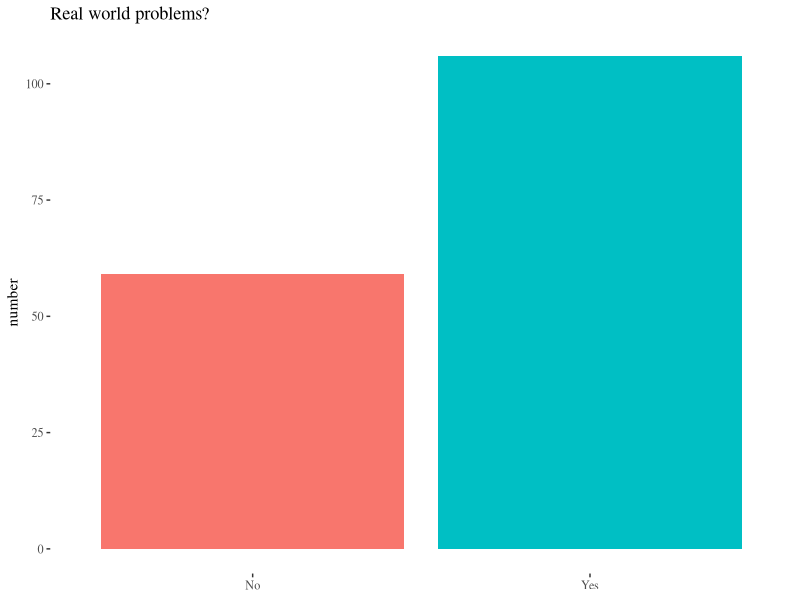
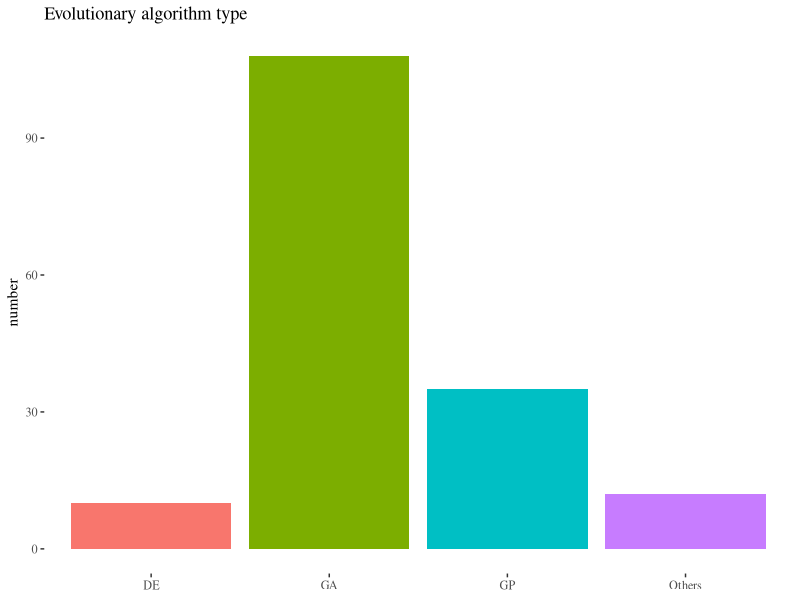
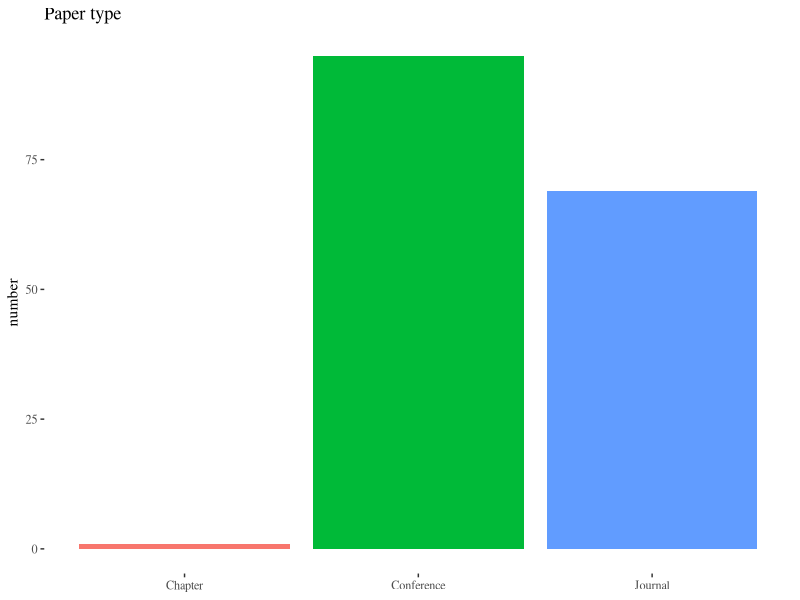
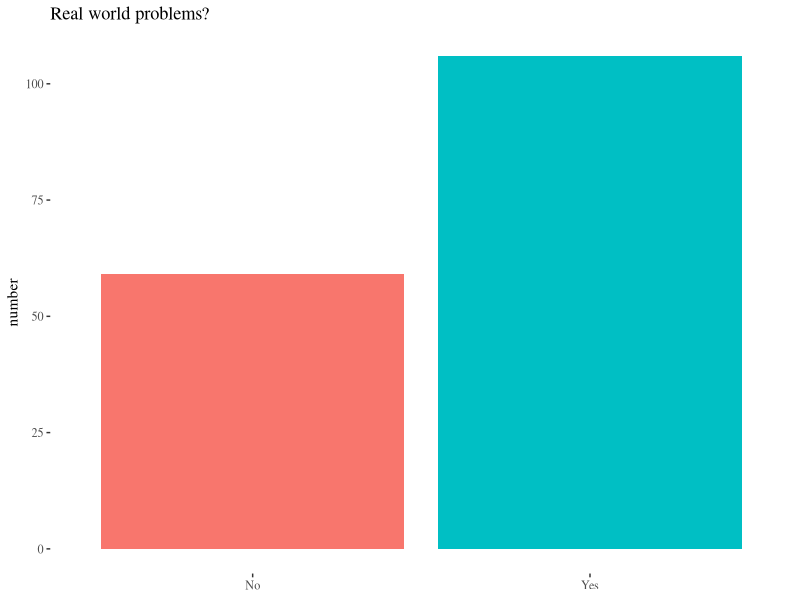
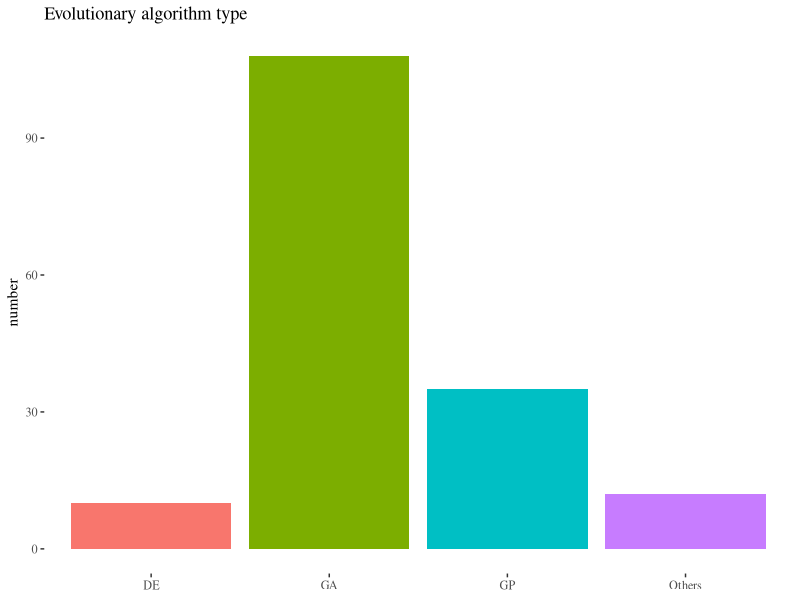
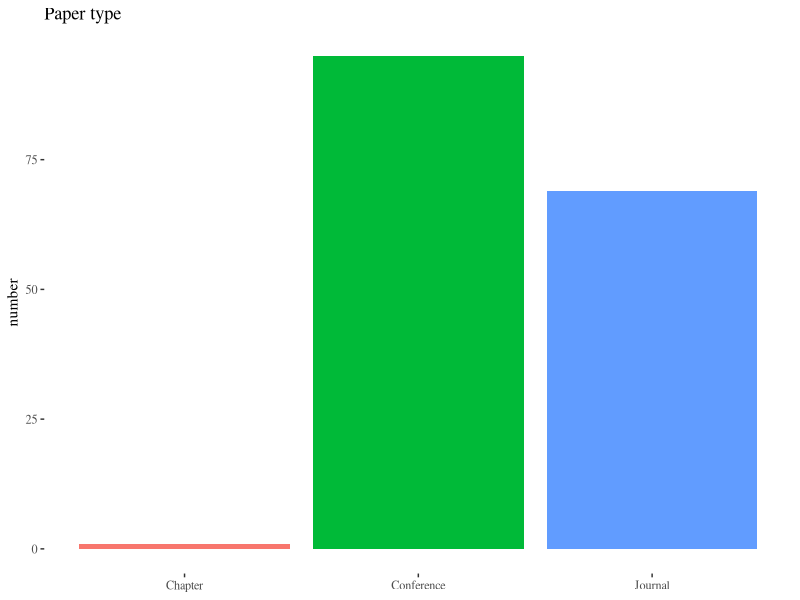

R code for these plots, in order:
library(ggplot2)
library(ggthemes)

slices <- c(106, 59)
lbls <- c("Yes", "No")
slices.df <- data.frame( real.world = lbls, number=slices)
ggplot(slices.df,aes(x=real.world,y=number,fill=real.world))+geom_bar(stat="identity")+ggtitle("Real world problems?")+theme_tufte()+ theme(legend.position="none")+theme(axis.title.x=element_blank())
ggsave("realproblem.png",width=4,height=3)
#pie(slices, labels = lbls)

slices <- c(108, 35,10,12)
lbls <- c("GA", "GP","DE","Others")
slices.df <- data.frame( real.world = lbls, number=slices)
ggplot(slices.df,aes(x=real.world,y=number,fill=real.world))+geom_bar(stat="identity")+theme_tufte()+ggtitle("Evolutionary algorithm type")+ theme(legend.position="none")+theme(axis.title.x=element_blank())
ggsave("algorithmtype.png",width=4,height=3)


slices <- c(1, 69,95)
lbls <- c("Chapter", "Journal","Conference")
slices.df <- data.frame( real.world = lbls, number=slices)
ggplot(slices.df,aes(x=real.world,y=number,fill=real.world))+geom_bar(stat="identity")+theme_tufte()+ggtitle("Paper type")+ theme(legend.position="none")+theme(axis.title.x=element_blank())
ggsave("papertype.png",width=4,height=3)

